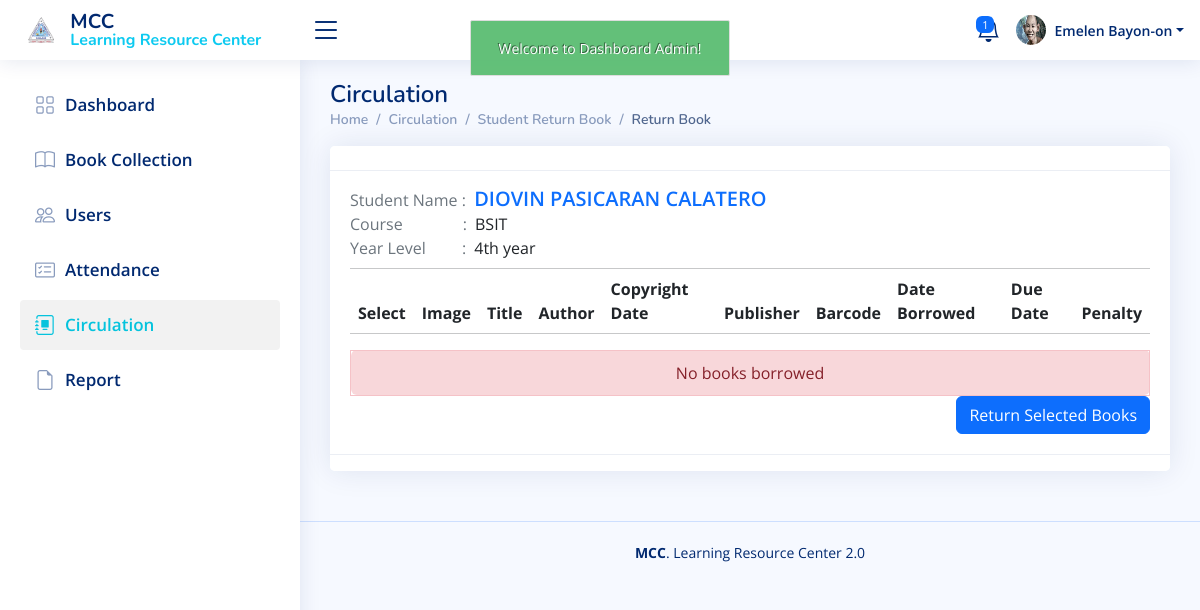
Before: /admin/circulation_returning.php?student_id=2021-1055 (signed in) with the older database file.
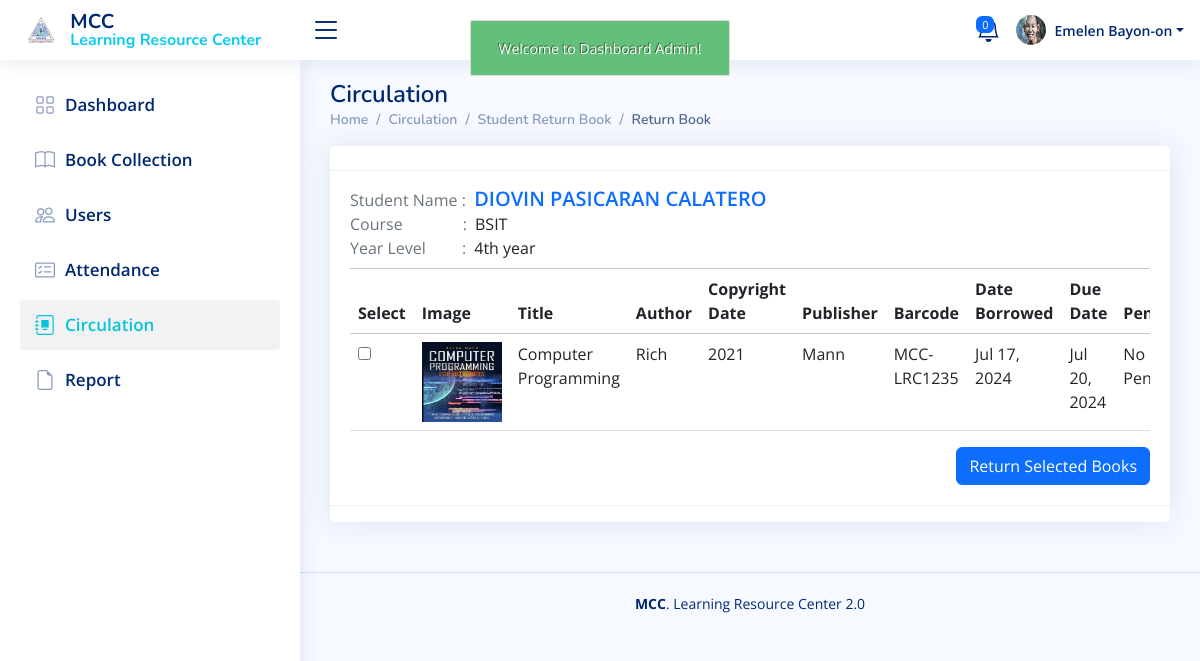
After: the same page with the newer database file.
### tables this page shows
CREATE TABLE `borrow_book` (
  `borrow_book_id` int(11) NOT NULL,
  `user_id` int(11) NOT NULL,
  `faculty_id` int(11) NOT NULL,
  `book_id` int(11) NOT NULL,
  `date_borrowed` datetime NOT NULL,
  `due_date` datetime NOT NULL,
  `date_returned` datetime NOT NULL,
  `borrowed_status` varchar(100) NOT NULL,
  `book_penalty` varchar(100) NOT NULL,
  `accession_number` varchar(255) NOT NULL
);

CREATE TABLE `book` (
  `book_id` int(11) NOT NULL,
  `call_number` varchar(50) NOT NULL,
  `accession_number` varchar(50) NOT NULL,
  `title` varchar(150) NOT NULL,
  `category_id` int(11) NOT NULL,
  `author` varchar(50) NOT NULL,
  `copyright_date` varchar(20) NOT NULL,
  `publisher` varchar(50) NOT NULL,
  `place_publication` varchar(50) NOT NULL,
  `isbn` varchar(50) NOT NULL,
  `barcode` varchar(50) NOT NULL,
  `book_image` varchar(100) NOT NULL,
  `date_added` datetime NOT NULL,
  `status` varchar(50) NOT NULL
);

### admin/circulation_returning.php (the view, shortened to what the changed rows need)
<?php
include('authentication.php');
include('includes/header.php');
$student_id = $_GET['student_id'];
$user_query = "SELECT * FROM user WHERE student_id_no = ?";
$user_stmt = $con->prepare($user_query);
$user_stmt->bind_param("s", $student_id);
$user_stmt->execute();
$user_result = $user_stmt->get_result();
$user_row = $user_result->fetch_assoc();
?>
<main id="main" class="main">
    <div class="pagetitle">
        <h1>Circulation</h1>
    </div>
    <section class="section">
        <div class="row">
            <div class="col-lg-12">
                <div class="card">
                    <div class="card-body">
                        <div class="table-responsive">
                                <table class="table">
                                    <thead class="border-top border-dark border-opacity-25">
                                        <tr>
                                            <th>Select</th>
                                            <th>Image</th>
                                            <th>Title</th>
                                            <th>Author</th>
                                            <th>Copyright Date</th>
                                            <th>Publisher</th>
                                            <th>Barcode</th>
                                            <th>Date Borrowed</th>
                                            <th>Due Date</th>
                                            <th>Penalty</th>
                                        </tr>
                                    </thead>
                                    <tbody>
                                        <?php
                                        $borrow_query = "SELECT * FROM borrow_book LEFT JOIN book ON borrow_book.book_id = book.book_id WHERE user_id = ? AND borrowed_status = 'borrowed' ORDER BY borrow_book_id DESC";
                                        $borrow_stmt = $con->prepare($borrow_query);
                                        $borrow_stmt->bind_param("i", $user_row['user_id']);
                                        $borrow_stmt->execute();
                                        $borrow_result = $borrow_stmt->get_result();
                                        $borrow_count = $borrow_result->num_rows;
                                        while ($borrow_row = $borrow_result->fetch_assoc()) {
                                            $due_date = $borrow_row['due_date'];
                                            $date_returned = date("Y-m-d");
                                            $adjusted_due_date = strtotime($due_date);
                                            $due_date = date("Y-m-d", $adjusted_due_date);
                                            $penalty = 0;
                                            if ($date_returned > $due_date) {
                                                $current_date = strtotime($due_date);
                                                $end_date = strtotime($date_returned);
                                                while ($current_date < $end_date) {
                                                    $current_date = strtotime("+1 day", $current_date);
                                                    if (date('N', $current_date) != 7) {
                                                        $penalty += 5;
                                                    }
                                                }
                                            } else {
                                                $penalty = 'No Penalty';
                                            }
                                        ?>
                                        <tr>
                                            <td>
                                                <input type="checkbox" name="selected_books[]" value="<?php echo $borrow_row['borrow_book_id']; ?>">
                                            </td>
                                            <td>
                                                <center>
                                                    <?php if ($borrow_row['book_image'] != ""): ?>
                                                    <img src="../uploads/books_img/<?php echo $borrow_row['book_image']; ?>" alt="" width="80px" height="80px">
                                                    <?php else: ?>
                                                    <img src="../uploads/books_img/book_image.jpg" alt="" width="80px" height="80px">
                                                    <?php endif; ?>
                                                </center>
                                            </td>
                                            <td><?php echo $borrow_row['title']; ?></td>
                                            <td style="text-transform: capitalize"><?php echo $borrow_row['author']; ?></td>
                                            <td style="text-transform: capitalize"><?php echo $borrow_row['copyright_date']; ?></td>
                                            <td><?php echo $borrow_row['publisher']; ?></td>
                                            <td><?php echo $borrow_row['barcode']; ?></td>
                                            <td><?php echo date("M d, Y ", strtotime($borrow_row['date_borrowed'])); ?></td>
                                            <td><?php echo date('M d, Y ', strtotime($borrow_row['due_date'])); ?></td>
                                            <td><?php echo $penalty; ?></td>
                                        </tr>
                                        <?php
                                        }
                                        if ($borrow_count <= 0) {
                                            echo '
                                                <table style="width:100%;">
                                                    <tr>
                                                        <td style="padding:10px;" class="alert alert-danger text-center">No books borrowed</td>
                                                    </tr>
                                                </table>
                                            ';
                                        }
                                        ?>
                                    </tbody>
                                </table>
                        </div>
                    </div>
                </div>
            </div>
        </div>
    </section>
</main>
<?php
include('./includes/script.php');
?>

### admin/includes/topnav.php (shortened to what the changed rows need)
<header id="header" class="header fixed-top d-flex align-items-center">
    <nav class="header-nav ms-auto">
        <ul class="d-flex align-items-center">
            <li class="nav-item dropdown me-3">
                <a class="nav-link nav-icon fs-4" href="#" data-bs-toggle="dropdown">
                    <?php
                    $query = "SELECT COUNT(*) AS total_borrowers FROM holds WHERE hold_status = 'Hold'";
                    $query_run = mysqli_query($con, $query);
                    $total_borrowers = $query_run ? mysqli_fetch_assoc($query_run)['total_borrowers'] : 0;
                    echo '<span class="badge bg-primary badge-number">'.$total_borrowers.'</span>';
                    ?>
                </a>
            </li>
        </ul>
    </nav>
</header>

Changed rows visible on the page:
added borrow_book: book.book_image (picture), book.title "Computer Programming", book.author "Rich", book.copyright_date "2021", book.publisher "Mann", book.barcode "MCC-LRC1235", date_borrowed "Jul 17, 2024", due_date "Jul 20, 2024", due_date "No…"
Other visible differences:
$total_borrowers: "1" → "0"
text no longer shown: "No books borrowed"
